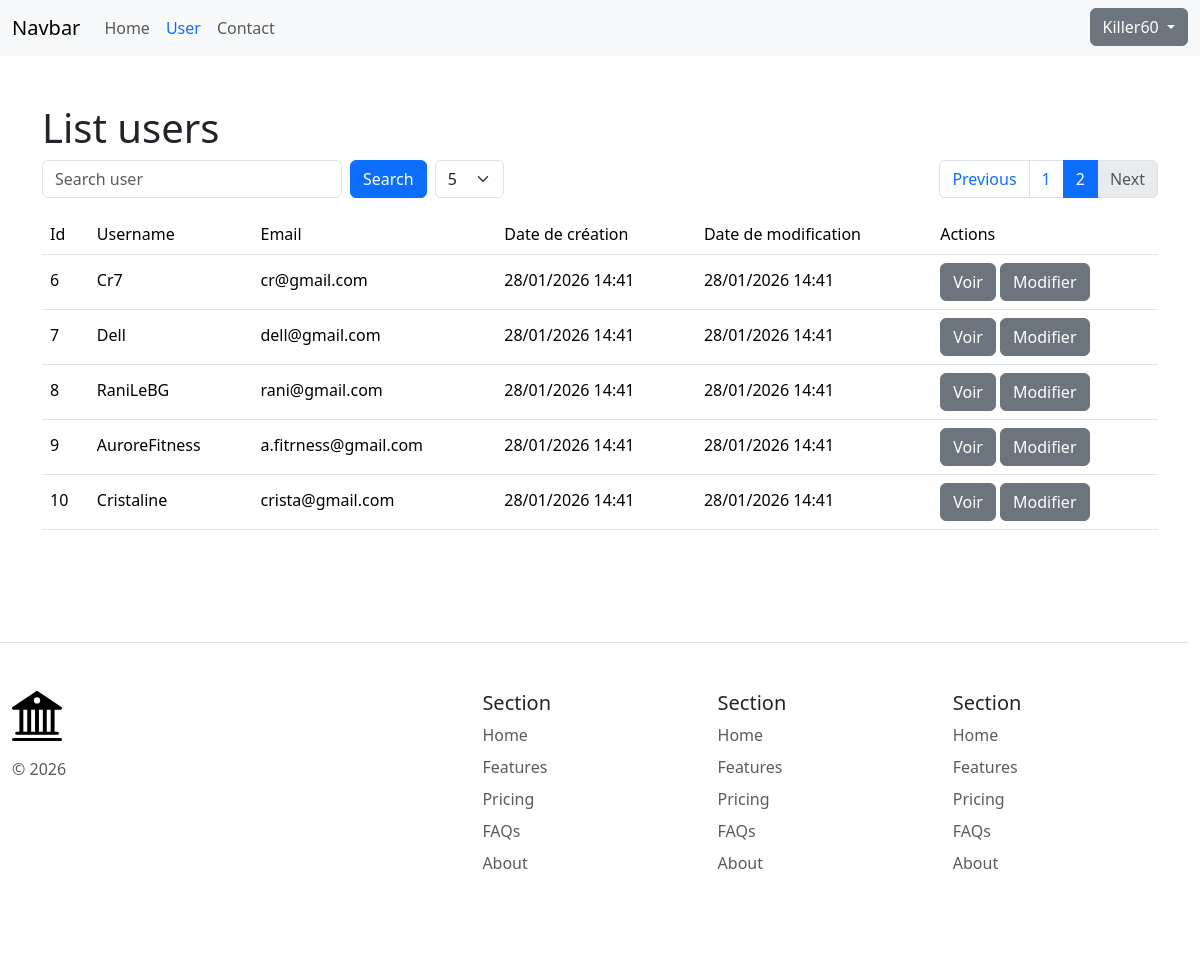
/user?page=2 (signed in), run on the app's committed database.
### tables this page shows
CREATE TABLE `user`
(
    id         int PRIMARY KEY AUTO_INCREMENT,
    picture    VARCHAR(255),
    username   VARCHAR(255) NOT NULL,
    email      VARCHAR(255) NOT NULL UNIQUE,
    password   VARCHAR(255) NOT NULL,
    created_at DATETIME DEFAULT CURRENT_TIMESTAMP,
    updated_at DATETIME DEFAULT CURRENT_TIMESTAMP ON UPDATE CURRENT_TIMESTAMP
);

### src/Core/Controller.php (called while the page is built, shortened)
<?php
abstract class Controller
{
    protected function render(string $view, array $params = []): void
    {
        extract($params);
        require dirname(__DIR__) . "/../templates/$view.php";
        require dirname(__DIR__) . "/../templates/layout.php";
    }
}

### src/Controller/UserController.php (called while the page is built, shortened)
<?php
final class UserController extends Controller
{
    public function index(): void
    {
        $repo = new UserRepository();
        $criteria = $_GET;
        if (isset($_GET['q'])) {
            $data = $repo->findBySearch($_GET['q'], $criteria);
        } else {
            $data = $repo->findAll($criteria);
        }
        $this->render('user/user', [
            'title' => 'List users',
            'users' => $data['users'],
            'count' => $data['count']
        ]);
    }
}

### public/index.php (called while the page is built, shortened)
<?php
App::run();

### src/Repository/UserRepository.php (called while the page is built, shortened)
<?php
class UserRepository
{
    private ?Database $db;
    public function __construct()
    {
        $this->db = new Database();
    }
    public function findAll(?array $criteria = []): array
    {
        $size = (int)isset($criteria['size']) ? $criteria['size'] : 5;
        $page = (int)isset($criteria['page']) ? $criteria['page'] : 1;
        $offset = ($page - 1) * $size;
        $stmt = $this->db->prepare("SELECT * FROM user LIMIT :limit OFFSET :offset");
        $stmt->setFetchMode(\PDO::FETCH_CLASS, User::class);
        $stmt->execute([
            'limit' => $size,
            'offset' => $offset
        ]);
        $users = $stmt->fetchAll();
        $count = (int)$this->db->query("SELECT COUNT(*) FROM user")->fetchColumn();
        $this->db = null;
        return [
            'users' => $users,
            'count' => $count
        ];
    }
}

### src/Core/Database.php (called while the page is built, shortened)
<?php
class Database extends PDO
{
    public function __construct()
    {
        $user = 'user';
        $password = 'password';
        $dbName = 'site_php';
        $host = '127.0.0.1';
        $port = 3306;
        $dsn = "mysql:host=$host;port=$port;dbname=$dbName";
        $options = [
            PDO::ATTR_ERRMODE => PDO::ERRMODE_EXCEPTION,
            PDO::ATTR_DEFAULT_FETCH_MODE => PDO::FETCH_ASSOC,
            PDO::ATTR_EMULATE_PREPARES => false,
        ];
    }
}

### src/Model/User.php (called while the page is built, shortened)
<?php
class User
{
    private ?int $id = null;
    private string $username;
    private string $email;
    private string $created_at;
    private string $updated_at;
    public function getId(): ?int
    {
        return $this->id;
    }
    public function getUsername(): string
    {
        return $this->username;
    }
    public function getEmail(): string
    {
        return $this->email;
    }
    public function getCreatedAt(): DateTime
    {
        return new DateTime($this->created_at);
    }
    public function getUpdatedAt(): DateTime
    {
        return new DateTime($this->updated_at);
    }
}

### templates/user/user.php (the view, shortened to what this page needs)
<?php
$size = (int)($_GET['size'] ?? 5);
$page = (int)($_GET['page'] ?? 1);
$q = $_GET['q'] ?? '';
$totalPages = (int)ceil($count / $size);
function pageUrl(int $targetPage): string
{
    $params = $_GET;
    $params['page'] = $targetPage;
    return '?' . http_build_query($params);
}
?>
<h1><?= $title ?></h1>
<div class="d-flex flex-row align-items-center justify-content-between gap-3 mb-3">
    <form action="" method="get" id="searchForm" class="d-flex align-items-center gap-2 mb-0">
        <input type="search" name="q" class="form-control" placeholder="Search user" value="<?= $q ?>" style="width: 300px">
        <button type="submit" class="btn btn-primary">Search</button>
        <select name="size" class="form-select w-auto">
            <option value="5" <?= $size === 5 ? 'selected' : '' ?>>5</option>
        </select>
    </form>
    <nav aria-label="pagination">
        <ul class="pagination mb-0">
            <li class="page-item <?= $page <= 1 ? 'disabled' : '' ?>">
                <a class="page-link" href="<?= $page <= 1 ? '#' : pageUrl($page - 1) ?>">Previous</a>
            </li>
            <?php
            $start = max(1, $page - 2);
            $end = min($totalPages, $page + 2);
            for ($i = $start; $i <= $end; $i++) {
                $active = $i === $page ? 'active' : '';
                echo '<li class="page-item ' . $active . '">';
                echo '<a class="page-link" href="' . pageUrl($i) . '"' . ($active ? ' aria-current="page"' : '') . '>' . $i . '</a>';
                echo '</li>';
            }
            ?>
            <li class="page-item <?= $page >= $totalPages ? 'disabled' : '' ?>">
                <a class="page-link" href="<?= $page >= $totalPages ? '#' : pageUrl($page + 1) ?>">Next</a>
            </li>
        </ul>
    </nav>
</div>
<table class="table table-hover">
    <thead>
    <tr>
        <th scope="col">Id</th>
        <th scope="col">Username</th>
        <th scope="col">Email</th>
        <th scope="col">Date de création</th>
        <th scope="col">Date de modification</th>
        <th scope="col">Actions</th>
    </tr>
    </thead>
    <tbody>
    <?php if (count($users) > 0): ?>
        <?php foreach ($users as $user): ?>
            <tr>
                <th scope="row"><?= $user->getId() ?></th>
                <td><?= $user->getUsername() ?></td>
                <td><?= $user->getEmail() ?></td>
                <td><?= $user->getCreatedAt()->format('d/m/Y H:i') ?></td>
                <td><?= $user->getUpdatedAt()->format('d/m/Y H:i') ?></td>
                <td>
                    <a href="/user/<?= $user->getId() ?>" class="btn btn-secondary">Voir</a>
                    <a href="/user/<?= $user->getId() ?>/edit" class="btn btn-secondary">Modifier</a>
                </td>
            </tr>
        <?php endforeach; ?>
    <?php else: ?>
        <tr>
            <th colspan="4">Aucun enregistrement</th>
        </tr>
    <?php endif; ?>
    </tbody>
</table>

### data on the page
user: id "6", username "Cr7", email "cr@gmail.com", created_at "28/01/2026 14:41", updated_at "28/01/2026 14:41"
user: id "7", username "Dell", email "dell@gmail.com", created_at "28/01/2026 14:41", updated_at "28/01/2026 14:41"
user: id "8", username "RaniLeBG", email "rani@gmail.com", created_at "28/01/2026 14:41", updated_at "28/01/2026 14:41"
user: id "9", username "AuroreFitness", email "a.fitrness@gmail.com", created_at "28/01/2026 14:41", updated_at "28/01/2026 14:41"
user: id "10", username "Cristaline", email "crista@gmail.com", created_at "28/01/2026 14:41", updated_at "28/01/2026 14:41"

### other printed values
$_SESSION['username'] "Killer60"
$title "List users"
